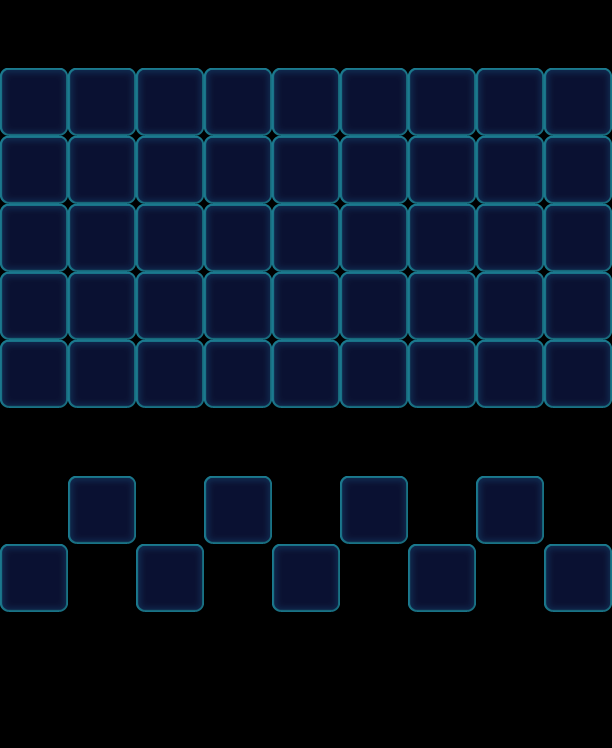

This game map was drawn from its Tiled (.tmx) file and the tilesets committed beside it. A one-line description and the trimmed map source follow:
An orthogonal 9x11 tile map with 68x68 px tiles, 1 tile layer (Valid), 2 tilesets and 36 objects (18x Factory_Normal, 9x Floor, 9x Monster).

<map version="1.0" orientation="orthogonal" width="9" height="11" tilewidth="68" tileheight="68">
 <tileset firstgid="1" name="game_grid1" tilewidth="68" tileheight="68">
  <image source="game_grid1.png" width="68" height="68" />
 </tileset>
 <tileset firstgid="2" name="map" tilewidth="68" tileheight="68">
  <image source="map.png" width="1024" height="1024" />
 </tileset>
 <layer name="Valid" width="9" height="11">
  <data>[99 cells, 54 non-empty, 1 distinct tile ids]</data>
 </layer>
 <objectgroup name="BottomObj" width="9" height="11">
  <object type="Floor" gid="33" x="0" y="612">
   <properties>
    <property name="Layers" value="2" />
   </properties>
  </object>
  <object type="Floor" gid="33" x="136" y="612">
   <properties>
    <property name="Layers" value="2" />
   </properties>
  </object>
  <object type="Floor" gid="33" x="272" y="612">
   <properties>
    <property name="Layers" value="2" />
   </properties>
  </object>
  <object type="Floor" gid="33" x="408" y="612">
   <properties>
    <property name="Layers" value="2" />
   </properties>
  </object>
  <object type="Floor" gid="33" x="544" y="612">
   <properties>
    <property name="Layers" value="2" />
   </properties>
  </object>
  <object type="Floor" gid="33" x="476" y="544">
   <properties>
    <property name="Layers" value="2" />
   </properties>
  </object>
  <object type="Floor" gid="33" x="340" y="544">
   <properties>
    <property name="Layers" value="2" />
   </properties>
  </object>
  <object type="Floor" gid="33" x="204" y="544">
   <properties>
    <property name="Layers" value="2" />
   </properties>
  </object>
  <object type="Floor" gid="33" x="68" y="544">
   <properties>
    <property name="Layers" value="2" />
   </properties>
  </object>
 </objectgroup>
 <objectgroup name="MiddleObj" width="9" height="11">
  <object type="Monster" gid="3" x="476" y="544">
   <properties>
    <property name="Color" value="Green" />
   </properties>
  </object>
  <object type="Monster" gid="17" x="340" y="544">
   <properties>
    <property name="Color" value="Purple" />
   </properties>
  </object>
  <object type="Monster" gid="2" x="68" y="544">
   <properties>
    <property name="Color" value="Blue" />
   </properties>
  </object>
  <object type="Monster" gid="19" x="204" y="544">
   <properties>
    <property name="Color" value="Yellow" />
   </properties>
  </object>
  <object type="Monster" gid="2" x="136" y="612">
   <properties>
    <property name="Color" value="Blue" />
   </properties>
  </object>
  <object type="Monster" gid="19" x="272" y="612">
   <properties>
    <property name="Color" value="Yellow" />
   </properties>
  </object>
  <object type="Monster" gid="17" x="408" y="612">
   <properties>
    <property name="Color" value="Purple" />
   </properties>
  </object>
  <object type="Monster" gid="3" x="544" y="612">
   <properties>
    <property name="Color" value="Green" />
   </properties>
  </object>
  <object type="Monster" gid="3" x="0" y="612">
   <properties>
    <property name="Color" value="Green" />
   </properties>
  </object>
 </objectgroup>
 <objectgroup color="#000000" name="TopObj" width="9" height="11">
  <object name="10" type="Factory_Normal" x="0" y="0" width="68" height="68">
   <properties>
    <property name="FactoryColorsConfig" value="Blue,Green,Yellow,Purple" />
   </properties>
  </object>
  <object name="10" type="Factory_Normal" x="68" y="0" width="68" height="68">
   <properties>
    <property name="FactoryColorsConfig" value="Blue,Green,Yellow,Purple" />
   </properties>
  </object>
  <object name="10" type="Factory_Normal" x="136" y="0" width="68" height="68">
   <properties>
    <property name="FactoryColorsConfig" value="Blue,Green,Yellow,Purple" />
   </properties>
  </object>
  <object name="10" type="Factory_Normal" x="204" y="0" width="68" height="68">
   <properties>
    <property name="FactoryColorsConfig" value="Blue,Green,Yellow,Purple" />
   </properties>
  </object>
  <object name="10" type="Factory_Normal" x="272" y="0" width="68" height="68">
   <properties>
    <property name="FactoryColorsConfig" value="Blue,Green,Yellow,Purple" />
   </properties>
  </object>
  <object name="10" type="Factory_Normal" x="340" y="0" width="68" height="68">
   <properties>
    <property name="FactoryColorsConfig" value="Blue,Green,Yellow,Purple" />
   </properties>
  </object>
  <object name="10" type="Factory_Normal" x="408" y="0" width="68" height="68">
   <properties>
    <property name="FactoryColorsConfig" value="Blue,Green,Yellow,Purple" />
   </properties>
  </object>
  <object name="10" type="Factory_Normal" x="476" y="0" width="68" height="68">
   <properties>
    <property name="FactoryColorsConfig" value="Blue,Green,Yellow,Purple" />
   </properties>
  </object>
  <object name="10" type="Factory_Normal" x="544" y="0" width="68" height="68">
   <properties>
    <property name="FactoryColorsConfig" value="Blue,Green,Yellow,Purple" />
   </properties>
  </object>
  <object name="10" type="Factory_Normal" x="0" y="476" width="68" height="68">
   <properties>
    <property name="FactoryColorsConfig" value="Blue,Green,Yellow,Purple" />
   </properties>
  </object>
  <object name="10" type="Factory_Normal" x="272" y="476" width="68" height="68">
   <properties>
    <property name="FactoryColorsConfig" value="Blue,Green,Yellow,Purple" />
   </properties>
  </object>
  <object name="10" type="Factory_Normal" x="476" y="408" width="68" height="68">
   <properties>
    <property name="FactoryColorsConfig" value="Blue,Green,Yellow,Purple" />
   </properties>
  </object>
  <object name="10" type="Factory_Normal" x="204" y="408" width="68" height="68">
   <properties>
    <property name="FactoryColorsConfig" value="Blue,Green,Yellow,Purple" />
   </properties>
  </object>
  <object name="10" type="Factory_Normal" x="544" y="476" width="68" height="68">
   <properties>
    <property name="FactoryColorsConfig" value="Blue,Green,Yellow,Purple" />
   </properties>
  </object>
  <object name="10" type="Factory_Normal" x="68" y="408" width="68" height="68">
   <properties>
    <property name="FactoryColorsConfig" value="Blue,Green,Yellow,Purple" />
   </properties>
  </object>
  <object name="10" type="Factory_Normal" x="340" y="408" width="68" height="68">
   <properties>
    <property name="FactoryColorsConfig" value="Blue,Green,Yellow,Purple" />
   </properties>
  </object>
  <object name="10" type="Factory_Normal" x="136" y="476" width="68" height="68">
   <properties>
    <property name="FactoryColorsConfig" value="Blue,Green,Yellow,Purple" />
   </properties>
  </object>
  <object name="10" type="Factory_Normal" x="408" y="476" width="68" height="68">
   <properties>
    <property name="FactoryColorsConfig" value="Blue,Green,Yellow,Purple" />
   </properties>
  </object>
 </objectgroup>
</map>
